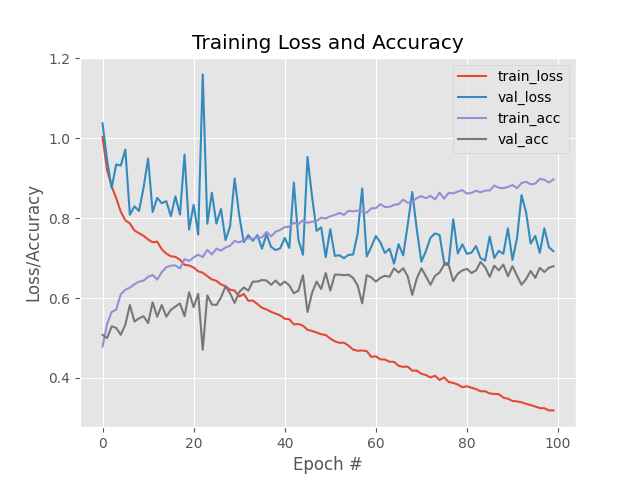

This chart was generated by the following Python code:
import sys, pathlib

# Append the parent directory of ch07 to sys.path once
project_root = pathlib.Path(__file__).resolve().parents[1]
sys.path.append(str(project_root))

from sklearn.preprocessing import LabelBinarizer
from sklearn.model_selection import train_test_split
from sklearn.metrics import classification_report
from pyimagesearch.preprocessing import ImageToArrayPreprocessor
from pyimagesearch.preprocessing import SimplePreprocessor
from pyimagesearch.datasets import SimpleDatasetLoader
from pyimagesearch.nn.conv import ShallowNet
from keras import optimizers
from imutils import paths
import matplotlib.pyplot as plt
import numpy as np
import argparse

# construct the argument parser and parse the argument
ap = argparse.ArgumentParser()
ap.add_argument("-d", "--dataset", required=True, 
    help="path to the input dataset")
ap.add_argument("-e", "--epochs", type=int, default=10,
                help="Number of training epochs (default: 10)")
args = vars(ap.parse_args())

# get the list of images we will be handling
print("[INFO] loading images ...")
imagePaths = list(paths.list_images(args["dataset"]))

# initialize the image preprocessors
sp = SimplePreprocessor(32, 32)
iap = ImageToArrayPreprocessor()

# load the dataset from disk then scal the raw pixel
# intensities to the range [0, 1]
sdl = SimpleDatasetLoader(preprocessors=[sp, iap])
(data, labels) = sdl.load(image_paths=imagePaths, verbose=500)
data = data.astype("float") / 255.0

# split the data into training and testing data
# use 75% for training and 25% for testing
(trainX, testX, trainY, testY) = train_test_split(data, labels, 
    test_size=0.25, random_state=42)


# convert the labels from integers to vectors
trainY = LabelBinarizer().fit_transform(trainY)
testY = LabelBinarizer().fit_transform(testY)

# initialize the optimizer and model
print("[INFO] compiling model ...")
opt = optimizers.SGD(learning_rate=0.005)
model = ShallowNet.build(width=32, height=32, depth=3, classes=3)
model.compile(loss="categorical_crossentropy", optimizer=opt, 
    metrics=["accuracy"])

# get the number of epochs
epochs = args["epochs"]

# train the network
print(f"[INFO] training network for {epochs} epochs ...")
H = model.fit(trainX, trainY, validation_data=(testX, testY), 
    batch_size=32, epochs=epochs, verbose=1)

print("[INFO] evaluating network ...")
predictions = model.predict(testX, batch_size=32)
print(classification_report(testY.argmax(axis=1), 
    predictions.argmax(axis=1), 
    target_names=["cat", "dog", "panda"]))


# plot the training loss and accuracy
plt.style.use("ggplot")
plt.figure()
plt.plot(np.arange(0, epochs), H.history["loss"], label="train_loss")
plt.plot(np.arange(0, epochs), H.history["val_loss"], label="val_loss")
plt.plot(np.arange(0, epochs), H.history["accuracy"], label="train_acc")
plt.plot(np.arange(0, epochs), H.history["val_accuracy"], label="val_acc")
plt.title("Training Loss and Accuracy")
plt.xlabel("Epoch #")
plt.ylabel("Loss/Accuracy")
plt.legend()
plt.show()
